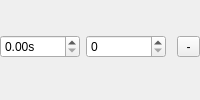
           <widget class="QWidget" name="Burst3" native="true">
            <layout class="QHBoxLayout" name="Burst3Labout" stretch="1,1,0,0">
             <property name="leftMargin">
              <number>0</number>
             </property>
             <property name="topMargin">
              <number>0</number>
             </property>
             <property name="rightMargin">
              <number>0</number>
             </property>
             <property name="bottomMargin">
              <number>6</number>
             </property>
             <item>
              <widget class="QcDoubleSpinBox" name="Burst3Time">
               <property name="maximumSize">
                <size>
                 <width>80</width>
                 <height>16777215</height>
                </size>
               </property>
               <property name="suffix">
                <string>s</string>
               </property>
               <property name="singleStep">
                <double>0.100000000000000</double>
               </property>
              </widget>
             </item>
             <item>
              <widget class="QcSpinBox" name="Burst3Count">
               <property name="maximumSize">
                <size>
                 <width>80</width>
                 <height>16777215</height>
                </size>
               </property>
               <property name="maximum">
                <number>999</number>
               </property>
              </widget>
             </item>
             <item>
              <spacer name="horizontalSpacer_11">
               <property name="orientation">
                <enum>Qt::Horizontal</enum>
               </property>
               <property name="sizeHint" stdset="0">
                <size>
                 <width>0</width>
                 <height>20</height>
                </size>
               </property>
              </spacer>
             </item>
             <item>
              <widget class="QToolButton" name="Burst3Remove">
               <property name="minimumSize">
                <size>
                 <width>23</width>
                 <height>0</height>
                </size>
               </property>
               <property name="text">
                <string>-</string>
               </property>
              </widget>
             </item>
            </layout>
           </widget>
